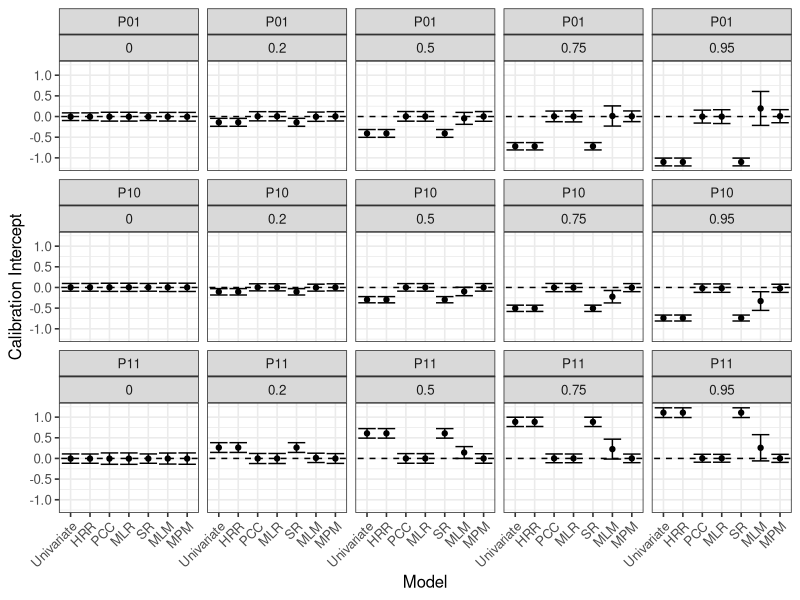
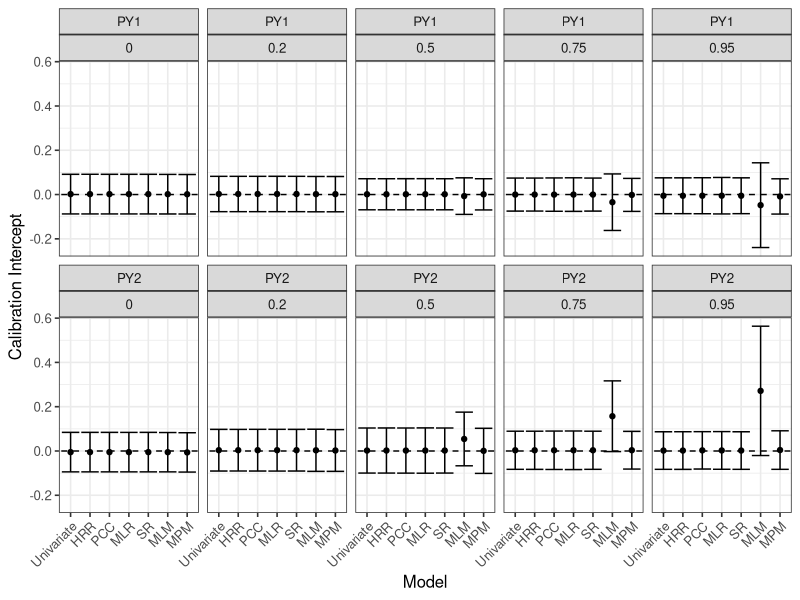
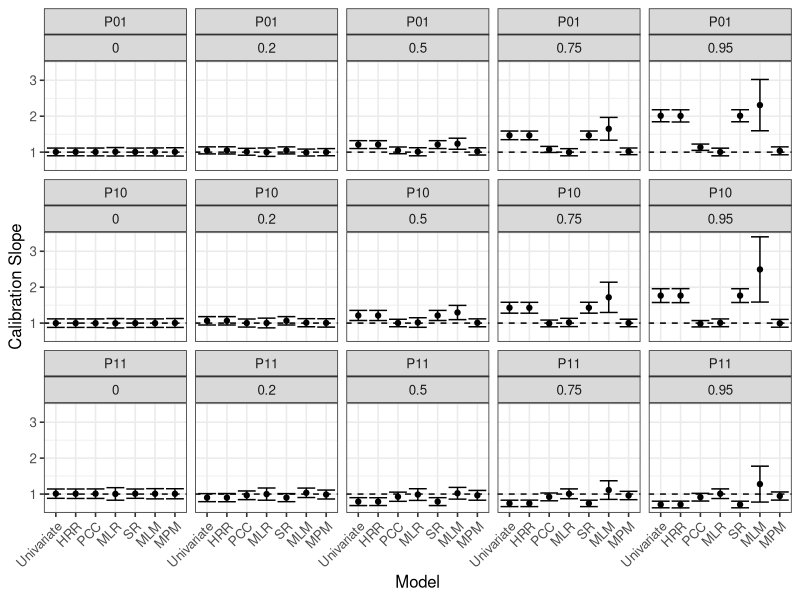
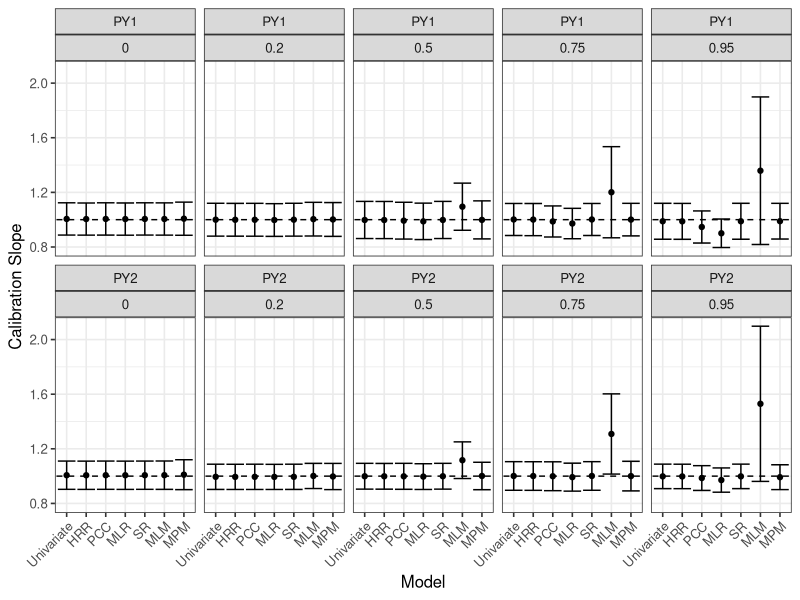
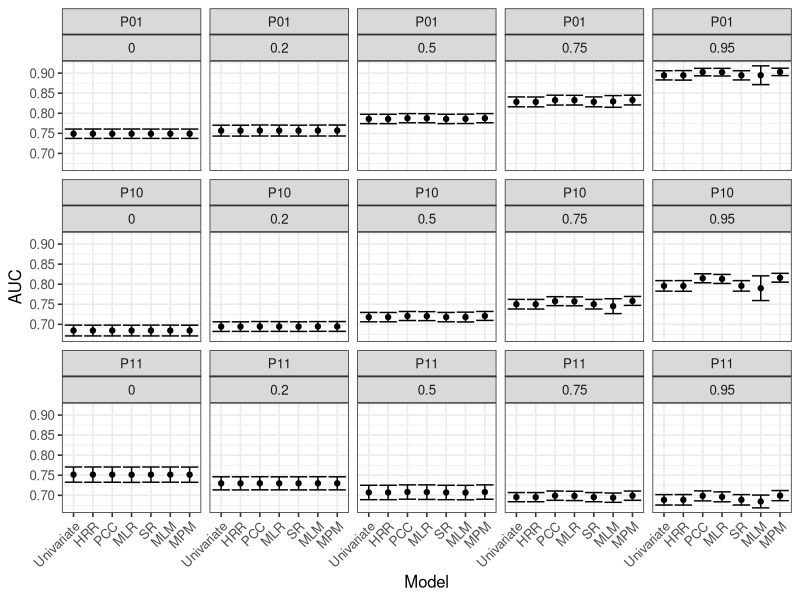
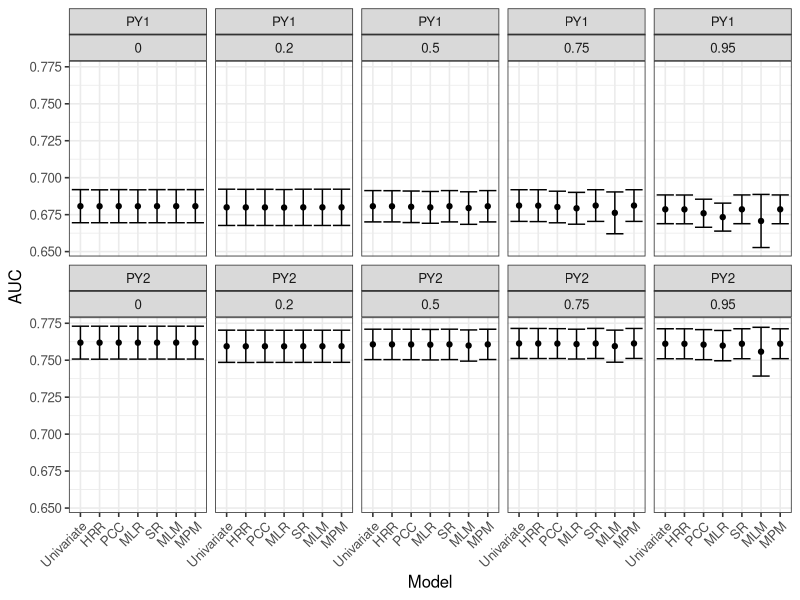
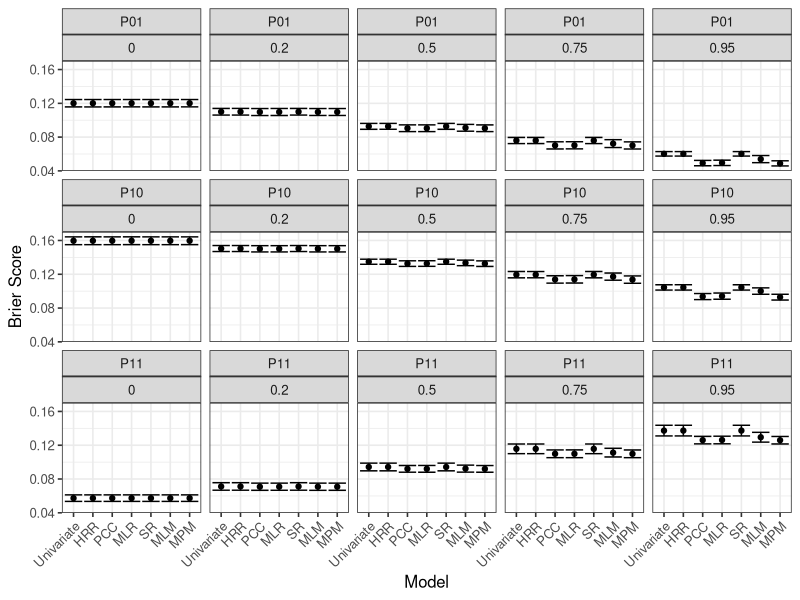
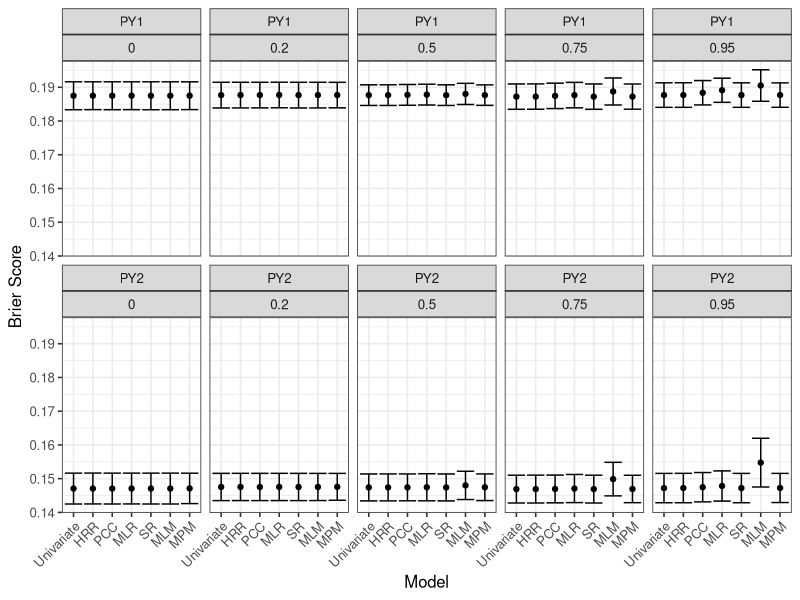

The R script that drew these images, in order:
library(tidyverse)
Results <- read.table(here::here("Data", "SimulationResults.txt"), sep = "|", header = TRUE)

#Summarise the relationship between rho_latent and cor(Y1, Y2), as well as the
#observed outcome rates
View(Results %>%
       group_by(rho_latent) %>%
       summarise(round(mean(rho_Y1Y2), 3),
                 round(mean(Obs_P11), 3),
                 round(mean(Obs_P10), 3),
                 round(mean(Obs_P01), 3)))

mean(Results$Obs_Py1)
mean(Results$Obs_Py2)



#Now plot the performance results across all simulation scenarios
SummaryResults <- Results %>%
  select(Iteration, Model, rho_latent, 
         starts_with("CalInt_"),
         starts_with("CalSlope_"),
         starts_with("AUC_"), 
         starts_with("BrierScore_")) %>%
  group_by(Model, rho_latent) %>%
  summarise_all(list("mean" = mean, "sd" = sd)) %>%
  select(-starts_with("Iteration"))


####-----------------------------------------------------------------------------------------
## Calibration Intercept plots
####-----------------------------------------------------------------------------------------

#Joint Risks
SummaryResults %>% 
  select(Model, rho_latent, starts_with("CalInt_")) %>%
  gather(key = "Estimate", value = "value", -Model, -rho_latent) %>%
  extract("Estimate", c("Outcome", "Quantity"), "CalInt_([A-Z0-9]+)_([a-z]+)") %>%
  spread(Quantity, value) %>%
  mutate(lower = (mean - (1.96*sd)),
         upper = (mean + (1.96*sd))) %>%
  filter(Outcome == "P01" |
           Outcome == "P10" |
           Outcome == "P11") %>%
  ungroup() %>%
  mutate(Model = fct_relevel(Model,
                             c("Univariate", "HRR", "PCC", "MLR", "SR", "MLM", "MPM"))) %>%
  ggplot(aes(x = Model, y = mean)) +
  facet_wrap(~Outcome + rho_latent, scales = "fixed", nrow = 3) +
  geom_point() +
  geom_errorbar(aes(ymin = lower, ymax = upper)) +
  geom_abline(intercept = 0, slope = 0, linetype = "dashed") +
  theme_bw(base_size = 12) + 
  theme(axis.text.x = element_text(angle = 45, hjust = 1)) +
  xlab("Model") + ylab("Calibration Intercept")

ggsave(here::here("Outputs", "Manuscript", "Fig1_CalibrationInt.tiff"), 
       height = 7, width = 8, units = "in", dpi = 300)


#Marginal Risks
SummaryResults %>% 
  select(Model, rho_latent, starts_with("CalInt_")) %>%
  gather(key = "Estimate", value = "value", -Model, -rho_latent) %>%
  extract("Estimate", c("Outcome", "Quantity"), "CalInt_([A-Z0-9]+)_([a-z]+)") %>%
  spread(Quantity, value) %>%
  mutate(lower = (mean - (1.96*sd)),
         upper = (mean + (1.96*sd))) %>%
  filter(Outcome == "PY1" |
           Outcome == "PY2") %>%
  ungroup() %>%
  mutate(Model = fct_relevel(Model,
                             c("Univariate", "HRR", "PCC", "MLR", "SR", "MLM", "MPM"))) %>%
  ggplot(aes(x = Model, y = mean)) +
  facet_wrap(~Outcome + rho_latent, scales = "fixed", nrow = 2) +
  geom_point() +
  geom_errorbar(aes(ymin = lower, ymax = upper)) +
  geom_abline(intercept = 0, slope = 0, linetype = "dashed") +
  theme_bw(base_size = 12) + 
  theme(axis.text.x = element_text(angle = 45, hjust = 1)) +
  xlab("Model") + ylab("Calibration Intercept")



####-----------------------------------------------------------------------------------------
## Calibration Slope plots
####-----------------------------------------------------------------------------------------

#Joint Risks
SummaryResults %>% 
  select(Model, rho_latent, starts_with("CalSlope_")) %>%
  gather(key = "Estimate", value, -Model, -rho_latent) %>%
  extract("Estimate", c("Outcome", "Quantity"), "CalSlope_([A-Z0-9]+)_([a-z]+)") %>%
  spread(Quantity, value) %>%
  mutate(lower = (mean - (1.96*sd)),
         upper = (mean + (1.96*sd))) %>%
  filter(Outcome == "P01" |
           Outcome == "P10" |
           Outcome == "P11") %>%
  ungroup() %>%
  mutate(Model = fct_relevel(Model,
                             c("Univariate", "HRR", "PCC", "MLR", "SR", "MLM", "MPM"))) %>%
  ggplot(aes(x = Model, y = mean)) +
  facet_wrap(~Outcome + rho_latent, scales = "fixed", nrow = 3) +
  geom_point() +
  geom_errorbar(aes(ymin = lower, ymax = upper)) +
  geom_abline(intercept = 1, slope = 0, linetype = "dashed") +
  theme_bw(base_size = 12) + 
  theme(axis.text.x = element_text(angle = 45, hjust = 1)) + 
  xlab("Model") + ylab("Calibration Slope")

ggsave(here::here("Outputs", "Manuscript", "Fig2_CalibrationSlope.tiff"), 
       height = 7, width = 8, units = "in", dpi = 300)


#Marginal Risks
SummaryResults %>% 
  select(Model, rho_latent, starts_with("CalSlope_")) %>%
  gather(key = "Estimate", value, -Model, -rho_latent) %>%
  extract("Estimate", c("Outcome", "Quantity"), "CalSlope_([A-Z0-9]+)_([a-z]+)") %>%
  spread(Quantity, value) %>%
  mutate(lower = (mean - (1.96*sd)),
         upper = (mean + (1.96*sd))) %>%
  filter(Outcome == "PY1" |
           Outcome == "PY2") %>%
  ungroup() %>%
  mutate(Model = fct_relevel(Model,
                             c("Univariate", "HRR", "PCC", "MLR", "SR", "MLM", "MPM"))) %>%
  ggplot(aes(x = Model, y = mean)) +
  facet_wrap(~Outcome + rho_latent, scales = "fixed", nrow = 2) +
  geom_point() +
  geom_errorbar(aes(ymin = lower, ymax = upper)) +
  geom_abline(intercept = 1, slope = 0, linetype = "dashed") +
  theme_bw(base_size = 12) + 
  theme(axis.text.x = element_text(angle = 45, hjust = 1)) + 
  xlab("Model") + ylab("Calibration Slope")


####-----------------------------------------------------------------------------------------
## AUC plots
####-----------------------------------------------------------------------------------------

#Joint Risk
SummaryResults %>% 
  select(Model, rho_latent, starts_with("AUC_")) %>%
  gather(key = "Estimate", value, -Model, -rho_latent) %>%
  extract("Estimate", c("Outcome", "Quantity"), "AUC_([A-Z0-9]+)_([a-z]+)") %>%
  spread(Quantity, value) %>%
  mutate(lower = (mean - (1.96*sd)),
         upper = (mean + (1.96*sd))) %>%
  filter(Outcome == "P01" |
           Outcome == "P10" |
           Outcome == "P11") %>%
  ungroup() %>%
  mutate(Model = fct_relevel(Model,
                             c("Univariate", "HRR", "PCC", "MLR", "SR", "MLM", "MPM"))) %>%
  ggplot(aes(x = Model, y = mean)) +
  facet_wrap(~Outcome + rho_latent, scales = "fixed", nrow = 3) +
  geom_point() +
  geom_errorbar(aes(ymin = lower, ymax = upper)) +
  theme_bw(base_size = 12) + 
  theme(axis.text.x = element_text(angle = 45, hjust = 1)) + 
  xlab("Model") + ylab("AUC")

ggsave(here::here("Outputs", "Manuscript", "Fig3_AUC.tiff"), 
       height = 7, width = 8, units = "in", dpi = 300)


#Marginal Risk
SummaryResults %>% 
  select(Model, rho_latent, starts_with("AUC_")) %>%
  gather(key = "Estimate", value, -Model, -rho_latent) %>%
  extract("Estimate", c("Outcome", "Quantity"), "AUC_([A-Z0-9]+)_([a-z]+)") %>%
  spread(Quantity, value) %>%
  mutate(lower = (mean - (1.96*sd)),
         upper = (mean + (1.96*sd))) %>%
  filter(Outcome == "PY1" |
           Outcome == "PY2") %>%
  ungroup() %>%
  mutate(Model = fct_relevel(Model,
                             c("Univariate", "HRR", "PCC", "MLR", "SR", "MLM", "MPM"))) %>%
  ggplot(aes(x = Model, y = mean)) +
  facet_wrap(~Outcome + rho_latent, scales = "fixed", nrow = 2) +
  geom_point() +
  geom_errorbar(aes(ymin = lower, ymax = upper)) +
  theme_bw(base_size = 12) + 
  theme(axis.text.x = element_text(angle = 45, hjust = 1)) + 
  xlab("Model") + ylab("AUC")


####-----------------------------------------------------------------------------------------
## Brier Score plots
####-----------------------------------------------------------------------------------------

#Joint Risk
SummaryResults %>% 
  select(Model, rho_latent, starts_with("BrierScore_")) %>%
  gather(key = "Estimate", value, -Model, -rho_latent) %>%
  extract("Estimate", c("Outcome", "Quantity"), "BrierScore_([A-Z0-9]+)_([a-z]+)") %>%
  spread(Quantity, value) %>%
  mutate(lower = (mean - (1.96*sd)),
         upper = (mean + (1.96*sd))) %>%
  filter(Outcome == "P01" |
           Outcome == "P10" |
           Outcome == "P11") %>%
  ungroup() %>%
  mutate(Model = fct_relevel(Model,
                             c("Univariate", "HRR", "PCC", "MLR", "SR", "MLM", "MPM"))) %>%
  ggplot(aes(x = Model, y = mean)) +
  facet_wrap(~Outcome + rho_latent, scales = "fixed", nrow = 3) +
  geom_point() +
  geom_errorbar(aes(ymin = lower, ymax = upper)) +
  theme_bw(base_size = 12) + 
  theme(axis.text.x = element_text(angle = 45, hjust = 1)) + 
  xlab("Model") + ylab("Brier Score")

ggsave(here::here("Outputs", "Manuscript", "Fig4_BrierScore.tiff"), 
       height = 7, width = 8, units = "in", dpi = 300)

#Marginal Risk
SummaryResults %>% 
  select(Model, rho_latent, starts_with("BrierScore_")) %>%
  gather(key = "Estimate", value, -Model, -rho_latent) %>%
  extract("Estimate", c("Outcome", "Quantity"), "BrierScore_([A-Z0-9]+)_([a-z]+)") %>%
  spread(Quantity, value) %>%
  mutate(lower = (mean - (1.96*sd)),
         upper = (mean + (1.96*sd))) %>%
  filter(Outcome == "PY1" |
           Outcome == "PY2") %>%
  ungroup() %>%
  mutate(Model = fct_relevel(Model,
                             c("Univariate", "HRR", "PCC", "MLR", "SR", "MLM", "MPM"))) %>%
  ggplot(aes(x = Model, y = mean)) +
  facet_wrap(~Outcome + rho_latent, scales = "fixed", nrow = 2) +
  geom_point() +
  geom_errorbar(aes(ymin = lower, ymax = upper)) +
  theme_bw(base_size = 12) + 
  theme(axis.text.x = element_text(angle = 45, hjust = 1)) + 
  xlab("Model") + ylab("Brier Score")

